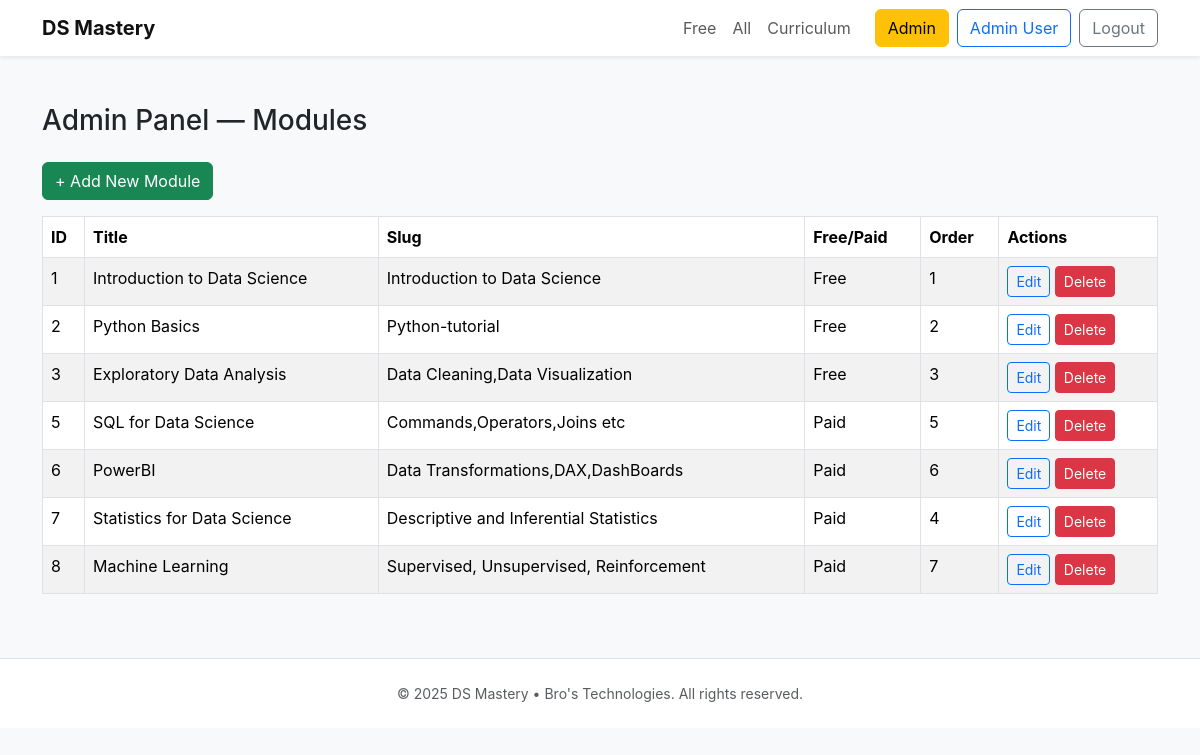
The page /admin/ (signed in) on the database its author committed.
### app/models.py (models this page shows, shortened)
class User(UserMixin, db.Model):
    id = db.Column(db.Integer, primary_key=True)
    email = db.Column(db.String(200), unique=True, nullable=False)
    password_hash = db.Column(db.String(200), nullable=False)
    full_name = db.Column(db.String(200))
    is_admin = db.Column(db.Boolean, default=False)
    created_at = db.Column(db.DateTime, server_default=func.now())
    subscription = db.relationship("Subscription", uselist=False, back_populates="user")
    payments = db.relationship("Payment", back_populates="user")
    progress = db.relationship("Progress", back_populates="user", cascade="all, delete-orphan")
    def check_admin(self):
        from config import ADMIN_EMAILS
        return self.email in ADMIN_EMAILS or self.is_admin

class Module(db.Model):
    id = db.Column(db.Integer, primary_key=True)
    slug = db.Column(db.String(150), unique=True, nullable=False)
    title = db.Column(db.String(200), nullable=False)
    description = db.Column(db.Text)
    is_free = db.Column(db.Boolean, default=False)
    content_html = db.Column(db.Text)
    order = db.Column(db.Integer, default=0)
    lessons = db.relationship("Lesson", back_populates="module", cascade="all, delete-orphan")

### app/admin_ui.py (the view)
@admin_bp.route("/")
def index():
    modules = sorted(
        Module.query.all(),
        key=lambda m: (m.order, m.id)
    )
    return render_template("admin/index.html", modules=modules)

### app/__init__.py (called while the page is built)
def create_app():
    app = Flask(
        __name__,
        template_folder="templates",
        static_folder="static"
    )
    app.config.from_object(Config)
    db.init_app(app)
    login_manager.init_app(app)
    migrate.init_app(app, db)
    login_manager.login_view = "auth.login"   # if route is /auth/login
    login_manager.login_message_category = "info"
    from .auth import auth_bp
    from .main import main_bp
    from .payments import payments_bp
    from .admin_ui import admin_bp
    app.register_blueprint(auth_bp)
    app.register_blueprint(main_bp)
    app.register_blueprint(payments_bp)
    app.register_blueprint(admin_bp)  # URL prefix is inside admin_bp
    @app.context_processor
    def inject_globals():
        from datetime import datetime
        return {
            "current_year": datetime.now().year
        }
    return app

### app/admin_ui.py (called while the page is built)
@admin_bp.before_request
def restrict():
    if (not current_user.is_authenticated) or (not current_user.check_admin()):
        flash("Admin access required", "danger")
        return redirect(url_for("auth.login"))

### app/auth.py (called while the page is built)
@login_manager.user_loader
def load_user(user_id):
    return User.query.get(int(user_id))

### app/templates/admin/index.html
{% extends "base.html" %}
{% block content %}
<h3 class="mb-4">Admin Panel — Modules</h3>
<a href="{{ url_for('admin_ui.new_module') }}" class="btn btn-success mb-3">+ Add New Module</a>
<table class="table table-bordered table-striped">
  <thead>
    <tr>
      <th>ID</th>
      <th>Title</th>
      <th>Slug</th>
      <th>Free/Paid</th>
      <th>Order</th>
      <th>Actions</th>
    </tr>
  </thead>
  <tbody>
  {% for m in modules|sort(attribute="order")|sort(attribute="id") %}
  <tr>
    <td>{{ m.id }}</td>
    <td>{{ m.title }}</td>
    <td>{{ m.slug }}</td>
    <td>{% if m.is_free %}Free{% else %}Paid{% endif %}</td>
    <td>{{ m.order }}</td>
    <td>
      <a class="btn btn-sm btn-outline-primary" href="{{ url_for('admin_ui.edit_module', id=m.id) }}">Edit</a>
      <form action="{{ url_for('admin_ui.delete_module', id=m.id) }}" method="POST" style="display:inline-block">
        <button class="btn btn-sm btn-danger" onclick="return confirm('Delete module?')">Delete</button>
      </form>
    </td>
  </tr>
  {% endfor %}
</tbody>
</table>
{% endblock %}

### app/templates/base.html (shortened to what this page needs)
<!doctype html>
<html lang="en">
<head>
    <link href="https://cdn.jsdelivr.net/npm/bootstrap@5.3.2/dist/css/bootstrap.min.css" rel="stylesheet">
    <link href="{{ url_for('static', filename='css/styles.css') }}" rel="stylesheet">
</head>
<body class="bg-light">
<nav class="navbar navbar-expand-lg bg-white shadow-sm">
    <div class="container">
        <a class="navbar-brand fw-bold" href="{{ url_for('main.home') }}">DS Mastery</a>
        <div class="collapse navbar-collapse" id="nav">
            <ul class="navbar-nav ms-auto me-3">
                <li class="nav-item"><a class="nav-link" href="{{ url_for('main.free_list') }}">Free</a></li>
                <li class="nav-item"><a class="nav-link" href="{{ url_for('main.modules_list') }}">All</a></li>
                <li class="nav-item"><a class="nav-link" href="{{ url_for('main.home') }}#curriculum">Curriculum</a></li>
            </ul>
            <div class="d-flex">
                {% if current_user.is_authenticated %}
                    {% if current_user.check_admin() %}
                        <a href="{{ url_for('admin_ui.index') }}" class="btn btn-warning me-2">
                            Admin
                        </a>
                    {% endif %}
                    <a class="btn btn-outline-primary me-2" href="{{ url_for('main.dashboard') }}">
                        {{ current_user.full_name or current_user.email }}
                    </a>
                    <a class="btn btn-outline-secondary" href="{{ url_for('auth.logout') }}">
                        Logout
                    </a>
                {% endif %}
            </div>
        </div>
    </div>
</nav>
<main class="py-5">
    <div class="container">
        {% block content %}{% endblock %}
    </div>
</main>
<footer class="bg-white py-4 border-top">
    <div class="container text-center small text-muted">
        © {{ current_year }} DS Mastery • Bro's Technologies. All rights reserved.
    </div>
</footer>
</body>
</html>

### app/static/css/styles.css (style rules this page uses)
body { font-family: Inter, system-ui, -apple-system, "Segoe UI", Roboto, "Helvetica Neue", Arial; background: #f8f9fb; }
.navbar-brand { font-weight:700; color:#111; }

### rows shown on the page
User: full_name "Admin User"
Module: id "1", title "Introduction to Data Science", slug "Introduction to Data Science", is_free "Free", order "1"
Module: id "2", title "Python Basics", slug "Python-tutorial", is_free "Free", order "2"
Module: id "3", title "Exploratory Data Analysis", slug "Data Cleaning,Data Visualization", is_free "Free", order "3"
Module: id "5", title "SQL for Data Science", slug "Commands,Operators,Joins etc", is_free "Paid", order "5"
Module: id "6", title "PowerBI", slug "Data Transformations,DAX,DashBoards", is_free "Paid", order "6"
Module: id "7", title "Statistics for Data Science", slug "Descriptive and Inferential Statistics", is_free "Paid", order "4"
Module: id "8", title "Machine Learning", slug "Supervised, Unsupervised, Reinforcement", is_free "Paid", order "7"
